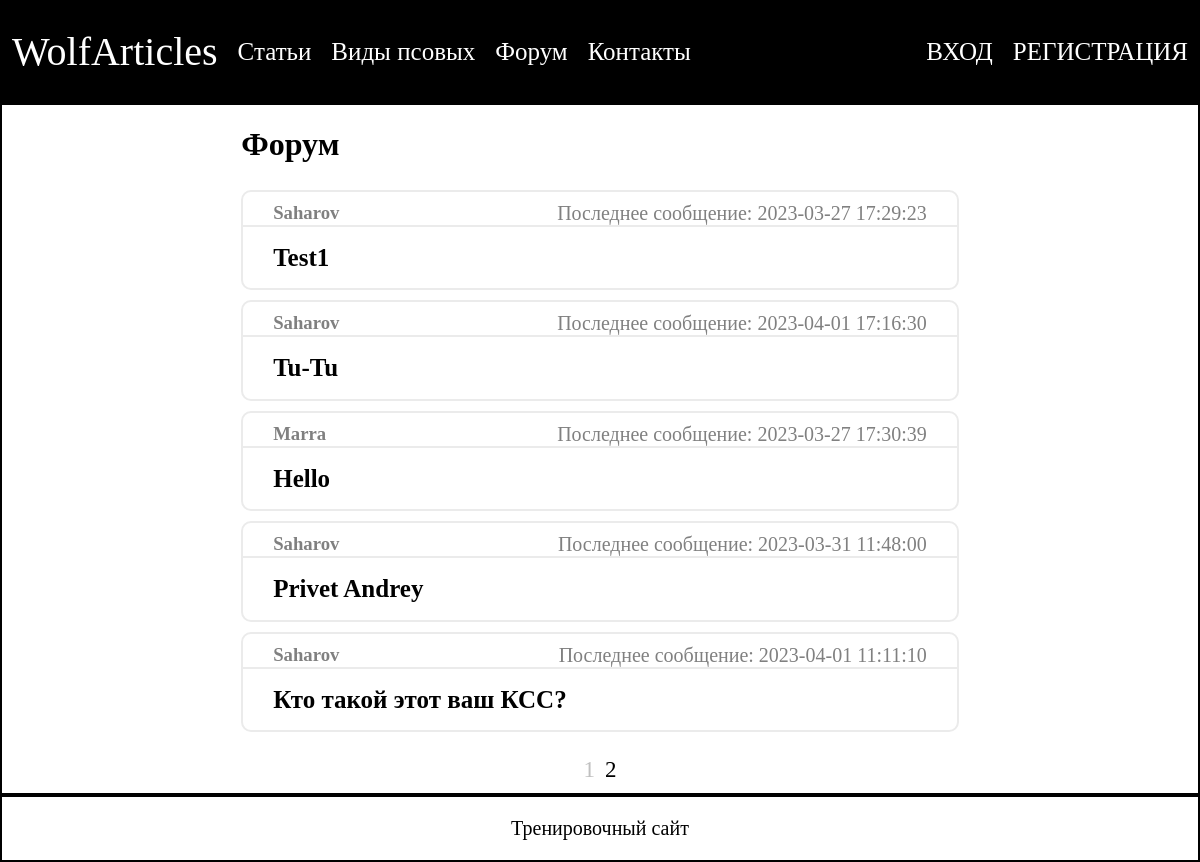
/forum.php, run on the app's committed database.
### tables this page shows
CREATE TABLE `forums` (
  `id` int(11) NOT NULL,
  `author_id` int(11) DEFAULT NULL,
  `name` tinytext NOT NULL,
  `descr` tinytext,
  `last_message` datetime DEFAULT NULL,
  `creation_date_time` datetime NOT NULL DEFAULT CURRENT_TIMESTAMP
);

### scripts/create_forums_block.php (the view, shortened to what this page needs)
<div class="forums_block">
    <div class="forums">
        <?php foreach($result as $row)
        {?>
            <div class = "forum">
                <div class="info">
                    <h3><?php echo $row["author_name"]; ?></h3>
                    <p>Последнее сообщение: <?php echo $row["last_message"]; ?>
                </div>
                <div class="name">
                    <a href="/wolf_articles/show_forum.php?id=<?php echo $row["id"]; ?>"><h1><?php echo $row["name"]; ?></h1></a>
                </div>
            </div>
        <?php } ?>
    </div>
    <?php
    include_once 'create_pages.php';
    ?>
</div>

### styles/main.css (style rules this page uses)
html, body { height: 100%; margin: 0; font-family: 'Calibri', Times, serif; }
p { font-size: 20px; }
body { display: grid; grid-template-columns: 1fr; grid-template-rows: auto 1fr auto; grid-template-areas: "header" "content" "footer"; }

### styles/content.css (style rules this page uses)
.articles, .canines, .forums { position: relative; height: 100%; }
.articles, .canines, .forums, .canines_block, .articles_block, .forums_block, #forum_block, .content, .canine .block_name, #article_creation, #article_creation > #text_block, #forum_creation > #description_block, .profile_name_block, .edit_links, #edit_entry, #edit_entry > #text_block, .input_form, .center_block, .data_block, .error_possible, #change_block, .border { display: flex; flex-direction: column; }
.canine a, .article_info, .result > .item, .image, .info, .message_info, #forum_info, .pages, .data_input { display: flex; flex-direction: row; }
.canines_block, .articles_block, .forums_block, #forum_block { justify-content: space-between; height: 100%; }
.page, :is(.article, .forum, .canine) a, .result > .item a, #change_name { color: black; text-decoration: none; }
.article, .canine, .forum, .forum_theme, .message, .fact, .result, .input_form, .border { border: 2px; border-style: solid; border-radius: 10px; border-color: rgb(235,235,235); margin-top: 5px; margin-bottom: 5px; }
:is(.article, .forum, .canine, .result > .item) a, #change_name { transition: 0.2s linear; }
article a, :is(.canine, .forum) a > h1 { font-size: 25px; }
:is(:is(.article, .canine, .forum, .result > .item, .page) a, #change_name):hover { color: rgb(255,168,18); }
.info { color: rgb(128,128,128); justify-content: space-between; }
.forum .name { border: 2px; border-top: 2px solid; border-color: rgb(235,235,235); }
.forum .info :is(h3, p) { margin-top:10px; margin-bottom: 0; }
.forum_theme :is(h1, p), .comment_message, .message_info, .forum > .info, .article :is(h4, p), .forum .name, .article h1, .result > .item { padding-left: 30px; padding-right: 30px; }

### data on the page
forums: author_name "Saharov", last_message "2023-03-27 17:29:23", name "Test1"
forums: author_name "Saharov", last_message "2023-04-01 17:16:30", name "Tu-Tu"
forums: author_name "Marra", last_message "2023-03-27 17:30:39", name "Hello"
forums: author_name "Saharov", last_message "2023-03-31 11:48:00", name "Privet Andrey"
forums: author_name "Saharov", last_message "2023-04-01 11:11:10", name "Кто такой этот ваш КСС?"
